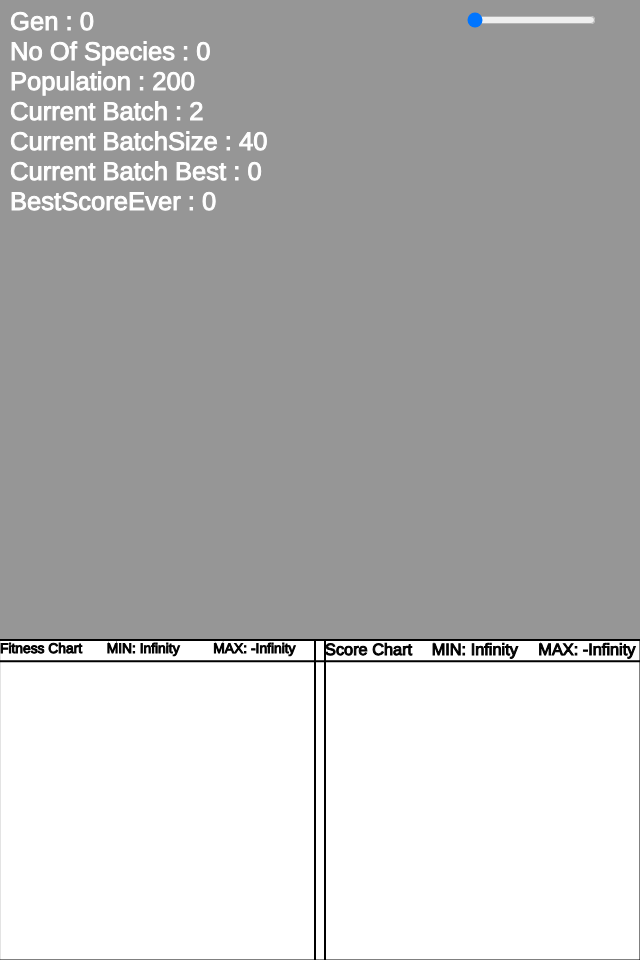
Frame 1 (no input)
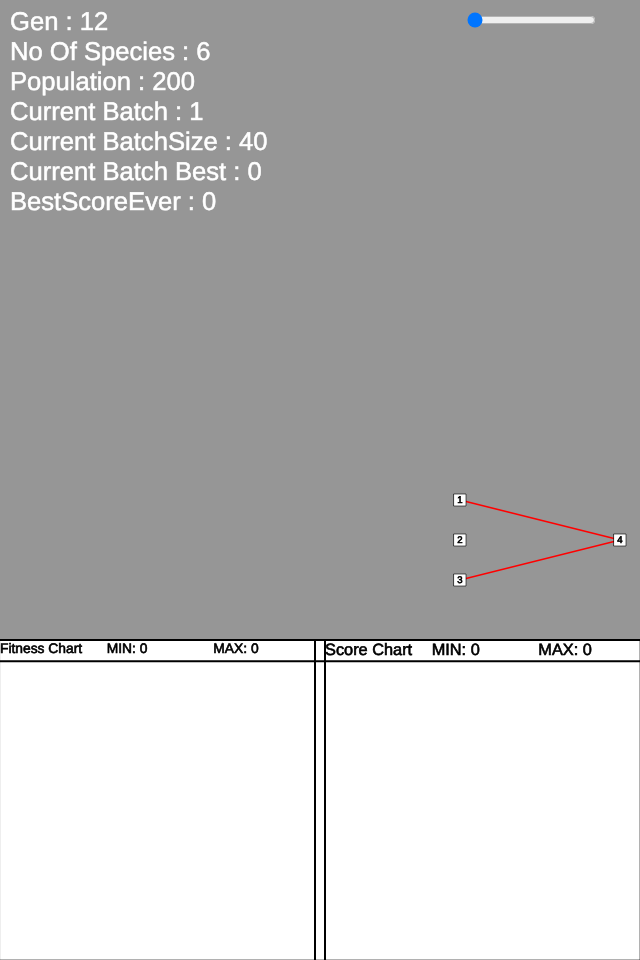
Frame 60 (no input)
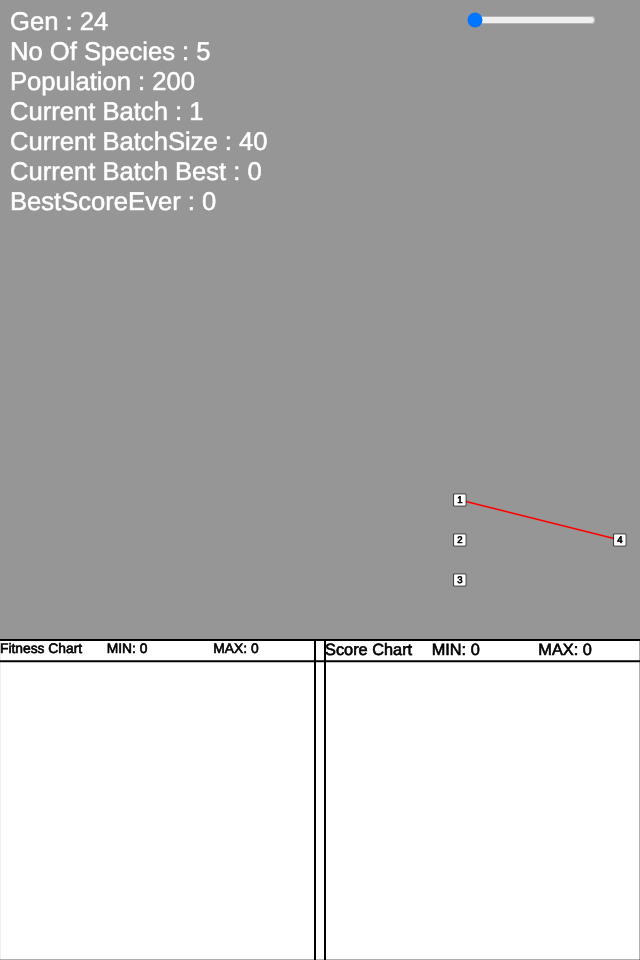
Frame 120 (the mouse pressed at the canvas centre since frame 60)

The p5.js sketch that drew these frames (run headless with seeded random() and noise() and a simulated clock; from frame 60 on, the mouse is pressed at the canvas centre):

// p5.js sketch
// ── sketch.js
let POP
let speed
let Human;
let HumanPlaying = !true
let ShowAll = !false
let NoShow = false

let MaxFitnessReq = 4.999
let DrawHeight
/* let Ground */
let Batch = !false
function setup() {
  createCanvas(640, 960);
  DrawHeight = 2 / 3 * height
  /* Ground = DrawHeight-DrawHeight/15 */
  let maxx = 30000
  speed = createSlider(1,maxx, 1, 1)
  speed.position(width-175,10)
  createButton("Show All Players").mousePressed(() => {
    ShowAll = !ShowAll
  })
  createButton("Hide Everything").mousePressed(() => {
    NoShow = !NoShow
  })
  createButton("Speed 1X").mousePressed(() => {
    speed.value(1)
  })
  createButton("Speed 2X").mousePressed(() => {
    speed.value(2)
  })
  createButton("Speed 10X").mousePressed(() => {
    speed.value(10)
  })
  createButton("Speed 50X").mousePressed(() => {
    speed.value(50)
  })
  createButton("Speed 50% MAX").mousePressed(() => {
    speed.value(floor(0.5*maxx))
  })
  createButton("Speed MAX").mousePressed(() => {
    speed.value(maxx)
  })



  if (!HumanPlaying) {
    POP = new Population(200,Batch);
  } else {
    Human = new Player()
  }
}


function draw() {
  background(150)

  for (let i = 0; i < speed.value(); i++)
    Update()
  if (!NoShow) {
    Render()
  }
  WriteInfo()

  //for stopping if needed

}

function Update() {
  if (!HumanPlaying) {
    if(!Batch){
    if (!POP.done()) {
      POP.update()
    } else {
      POP.naturalSelection()
    }
    if (max(POP.MaxFitnesses) > MaxFitnessReq && MaxFitnessReq != undefined) {
      noLoop()
    }
  }
  else{
    POP.UpdateInBatch()
    if (max(POP.MaxFitnesses) > MaxFitnessReq && MaxFitnessReq != undefined) {
      noLoop()
    }
  }
  } else {
    Human.update()
    if(Human.dead)
    Human = new Player()
  }
}

function Render() {

  if (!HumanPlaying) {
    if(!Batch){
    POP.show(ShowAll)
    POP.showGenome(0, 0, 200, 200)


  }
  else{
    if(ShowAll){
      POP.showBatch()
    }
    else{
      POP.showBestInBatch()
    }
    if(POP.bestPlayer)
    POP.showBatchGenome(width-200, DrawHeight-200, 200, 200)
  }

    push()
    fill(255)

    rect(0, DrawHeight, width, height - DrawHeight)
    FitnessChart()
    pop()

  } else {

    Human.show()
    CoverChart()
  }
}

function CoverChart() {
  push()
  fill(0)
  noStroke()
  rect(0, DrawHeight, width, height - DrawHeight)
  pop()
}

function FitnessChart() {
  let start = [0]
  push()
  textAlign(LEFT, TOP)
  stroke(0)
  fill(0)
  textSize((height - DrawHeight) / 17 - 5)
  text('Fitness Chart', start[0], DrawHeight + 2)
  text('MIN: ' + floor(min(POP.MaxFitnesses)), (width / 2) / 3, DrawHeight + 2)
  text('MAX: ' + floor(max(POP.MaxFitnesses)), 2 * (width / 2) / 3, DrawHeight + 2)

  pop()
  push()

  push()
  stroke(0)
  strokeWeight(2)

  line(0, DrawHeight, width, DrawHeight)
  line(0, DrawHeight + (height - DrawHeight) / 15, width, DrawHeight + (height - DrawHeight) / 15)
  pop()
  strokeWeight(2)
  let dis = (width / 2 - 5) / (POP.MaxFitnesses.length - 1)
  noFill()
  stroke(0, 0, 255)
  strokeWeight(1.5)

  beginShape()
  vertex(start[0], start[1])
  // console.log(max(fitnesses),fitnesses[gen])
  for (let i = 1; i < POP.MaxFitnesses.length; i++) {
    let h = map(POP.MaxFitnesses[i], min(POP.MaxFitnesses), max(POP.MaxFitnesses), 0, 1)
    vertex(start[0] + dis, map(h, 0, 1, height, DrawHeight + (height - DrawHeight) / 15 + 2))
    start = [start[0] + dis, map(h, 0, 1, height, DrawHeight + (height - DrawHeight) / 15 + 2)]
  }
  endShape()
  pop()
  push()
  stroke(0)
  strokeWeight(2)
  line(width / 2 - 5, DrawHeight, width / 2 - 5, height)
  pop()
  ScoreChart()
}

function ScoreChart() {
  let start = [width / 2 + 5]
  push()
  textAlign(LEFT, TOP)
  stroke(0)
  fill(0)
  textSize((height - DrawHeight) / 15 - 5)
  text('Score Chart', start[0], DrawHeight + 2)
  text('MIN: ' + floor(min(POP.MaxScore)), start[0] + (width / 2) / 3, DrawHeight + 2)
  text('MAX: ' + floor(max(POP.MaxScore)), start[0] + 2 * (width / 2) / 3, DrawHeight + 2)

  pop()
  push()
  stroke(0)
  strokeWeight(2)

  line(start[0], DrawHeight, start[0], height)
  pop()
  push()
  strokeWeight(2)
  let dis = (width / 2 - 5) / (POP.MaxScore.length - 1)
  noFill()
  stroke(0, 0, 255)
  strokeWeight(1.5)
  beginShape()
  vertex(start[0], start[1])
  // console.log(max(fitnesses),fitnesses[gen])
  for (let i = 1; i < POP.MaxScore.length; i++) {
    let h = map(POP.MaxScore[i], min(POP.MaxScore), max(POP.MaxScore), 0, 1)
    vertex(start[0] + dis, map(h, 0, 1, height, DrawHeight + (height - DrawHeight) / 15 + 2))
    start = [start[0] + dis, map(h, 0, 1, height, DrawHeight + (height - DrawHeight) / 15 + 2)]
  }
  endShape()
  pop()

}

function WriteInfo() {
  push()
  fill(255)
  stroke(255)
  textSize(width / 25)
  textAlign(LEFT, TOP)
  text("Gen : " + POP.gen, 10, 10)
  text("No Of Species : " + POP.species.length, 10, 40)
  text("Population : " + POP.players.length, 10, 70)
  if(Batch){
    text("Current Batch : " + (POP.BatchNo+1), 10, 100)
    text("Current BatchSize : " + POP.Batch[POP.BatchNo].length, 10, 130)
    text("Current Batch Best : " + POP.GiveBestBatch().score, 10, 160)
    text("BestScoreEver : " + POP.globalBestScore, 10, 190)


  }
  else{
  text("BestScore : " + POP.bestPlayer.score, 10, 100)
  text("BestScoreEver : " + POP.globalBestScore, 10, 130)

}
  pop()
}

// ── Connection.js
class Connection {
  constructor(from, to, no, wei) {
    if (from) {
      this.from = from.No
      this.fromPos = createVector(from.x, from.y)
      this.to = to.No
      this.toPos = createVector(to.x, to.y)
      this.Inno = no
      this.wei = wei || Number(str(random(-1, 1)))
      this.enabled = random([true])
      this.removed = false
    }
  }
  static checkSource(a, b, ths) {
    let connections = []
    for (let i of ths.source.connectionGenes) {
      connections.push(i.Inno, i.from, i.to)
    }
    for (let i = 0; i < connections.length; i += 3) {
      if (a.No == connections[i + 1] && b.No == connections[i + 2]) {
        return [false, i / 3]
      }
    }
    return [true]
  }
  static checkSelf(a, b, ths) {
    let connections = []
    for (let i of ths) {
      connections.push(i.Inno, i.from, i.to)
    }
    for (let i = 0; i < connections.length; i += 3) {
      if (a.No == connections[i + 1] && b.No == connections[i + 2]) {
        return false
      }
    }
    return true
  }
  static checkSourceNo(a, b, ths) {
    let connections = []
    for (let i of ths.source.connectionGenes) {
      connections.push(i.Inno, i.from, i.to)
    }
    for (let i = 0; i < connections.length; i += 3) {
      if (a == connections[i + 1] && b == connections[i + 2]) {
        return i / 3
      }
    }
    return
  }
  static checkSelfNo(a, b, ths) {
    let connections = []
    for (let i of ths) {
      connections.push(i.Inno, i.from, i.to)
    }
    for (let i = 0; i < connections.length; i += 3) {
      if (a == connections[i + 1] && b == connections[i + 2]) {
        return false
      }
    }
    return true
  }
  copy() {
    let tmp = new Connection()
    tmp.from = this.from
    tmp.fromPos = this.fromPos.copy()
    tmp.to = this.to
    tmp.toPos = this.toPos.copy()
    tmp.Inno = this.Inno
    tmp.wei = this.wei
    tmp.enabled = this.enabled
    tmp.removed = this.removed
    return tmp

  }
  skeleton() {
    let tmp = new Connection()
    tmp.from = this.from
    tmp.fromPos = this.fromPos.copy()
    tmp.to = this.to
    tmp.toPos = this.toPos.copy()
    tmp.Inno = this.Inno
    tmp.wei = Number(str(random(-1, 1)))
    tmp.enabled = random([true])
    tmp.removed = false
    return tmp
  }
}

// ── Genome.js
class Genome{
    mut_Con = 0.07
    mut_Node = 0.02
    mut_Wei = 0.8
    constructor(input,output,source,ch){
        this.source = source
        this.input = input
        this.output = output

        this.nodes = []
        this.connections = []
        if (ch)
        this.biasing = false

    }
    InitializeGenome(){
        let nodes = 1
        let Nolist = []
        for (let i of this.source.nodeGenes){
            Nolist.push(i.No)
        }
        while (nodes<=this.input){
            let index = Nolist.indexOf(nodes)
            if (index ==-1){
                this.nodes.push(new Node(nodes,0.1,map((nodes) / (this.input+1), 0, 1, 0.1, 0.9)))
                this.source.nodeGenes.push(this.nodes[this.nodes.length-1].clone())
            }
            else
            this.nodes.push(this.source.nodeGenes[index].clone())
            nodes++
        }
        while (nodes<=this.input+this.output){

            let index = Nolist.indexOf(nodes)
            if (index ==-1){
            this.nodes.push(new Node(nodes,0.9,map((nodes-this.input) / (this.output+1 ), 0, 1, 0.1, 0.9)))
            this.source.nodeGenes.push(this.nodes[this.nodes.length-1].clone())
        }
            else
            this.nodes.push(this.source.nodeGenes[index].clone())
            nodes++
        }
        if(this.biasing)
        this.connectBias()
    }
    connectBias(){
      let Biasnode = this.nodes[this.input-1]
      let outputNodes = []
      for (let i = this.input;i<this.input+this.output;i++){
        outputNodes.push(this.nodes[i])
      }
      let OtherNode = random(outputNodes)
      if (Connection.checkSelf(Biasnode,OtherNode,this.connections))
      {
          let pres = Connection.checkSource(Biasnode,OtherNode,this)
      if (pres.length==2){
          let tmp = this.source.connectionGenes[pres[1]].skeleton()
          this.connections.push(tmp.copy())
      }
      else{
          let tmp = new Connection(Biasnode,OtherNode,this.source.connectionGenes.length+1)
          this.source.connectionGenes.push(tmp.copy())
          this.connections.push(tmp)
      }
  }

    }
    InitializeRand(){

        let no = floor(random(0,2))
        for (let i = 0 ;i<=no;i++){
            this.mutate_addCon()
        }
    }
    static clone(g,n){
        let tmp = n.GiveGenome()
        for(let i = 0 ;i<g.nodes.length;i++){
            tmp.nodes[i] = g.nodes[i].clone()
        }
        for (let i = 0;i<g.connections.length;i++){
            tmp.connections[i]  = g.connections[i].copy()
        }
        return tmp
    }
    clone(){
        let tmp = this.source.GiveGenome()
        for(let i = 0 ;i<this.nodes.length;i++){
            tmp.nodes[i] = this.nodes[i].clone()
        }
        for (let i = 0;i<this.connections.length;i++){
            tmp.connections[i]  = this.connections[i].copy()
        }
        return tmp
    }
    mutate(){
        if (random()<this.mut_Con){
            this.mutate_addCon()
        }
            if (random()<this.mut_Node){
                this.mutate_addNode()
            }
                if (random()<this.mut_Wei){
                    this.mutate_Wei()
                }

    }

    show(x1,y1,w,h){
        let x2 = x1+w
        let y2 = y1+h
        let dia = 8
        push()
        for (let i of this.connections){
            if (i.enabled==true ){
                if (i.wei>0)
                stroke(0,0,255)
                else
                stroke(255,0,0)
                strokeWeight(4*Math.abs(i.wei))
                fill(255)
                textSize(15)
                textAlign(CENTER,TOP)
                // text(i.Inno,(map(i.fromPos.x,0,1,x1,x2)+map(i.toPos.x,0,1,x1,x2))/2,(map(i.fromPos.y,0,1,y1,y2)+map(i.toPos.y,0,1,y1,y2))/2)
                line(map(i.fromPos.x,0,1,x1,x2),map(i.fromPos.y,0,1,y1,y2),map(i.toPos.x,0,1,x1,x2),map(i.toPos.y,0,1,y1,y2))
            }
        }
        pop()
        for (let i of this.nodes){
            let x = map(i.x,0,1,x1,x2)
            let y = map(i.y,0,1,y1,y2)
            stroke(0)
            strokeWeight(dia/13)
            push()
            if(!i.active)
            fill(255)
            else{
              fill(0,255,100)
            }
            rectMode(CENTER)
            rect(x,y,dia*1.5,dia*1.5)
            fill(0)
            textSize(dia*1.2)
            textAlign(CENTER,CENTER)
            text(i.No,x,y)
            pop()
        }
    }
    mutate_addCon(){
        let n1 = random(this.nodes)
        while (n1.x==0.9){
            n1 = random(this.nodes)
        }
        let n2 = random(this.nodes)
        while(n2.x <= n1.x){
            n2 = random(this.nodes)
        }
        if (Connection.checkSelf(n1,n2,this.connections))
        {
            let pres = Connection.checkSource(n1,n2,this)
        if (pres.length==2){
            let tmp = this.source.connectionGenes[pres[1]].skeleton()
            this.connections.push(tmp.copy())
        }
        else{
            let tmp = new Connection(n1,n2,this.source.connectionGenes.length+1)
            this.source.connectionGenes.push(tmp.copy())
            this.connections.push(tmp)
        }
    }
}mutate_addNode(){
    if (this.connections.length>0){
    let con = random(this.connections)

    // console.log(con)
    let x = (con.fromPos.x + con.toPos.x)/2
    let y = (con.fromPos.y + con.toPos.y)/2
    let from = Node.getNode(con.from,this.source.nodeGenes).clone()
    let to = Node.getNode(con.to,this.source.nodeGenes).clone()
if (Node.checkSelf(x,y,this.nodes)){
        let index = Node.checkSource(x,y,this.source.nodeGenes)
        if (index){
            let tmp = this.source.nodeGenes[index].clone()
            this.nodes.push(tmp)
            let pos1 = Connection.checkSourceNo(from.No,tmp.No,this)
            let pos2 = Connection.checkSourceNo(tmp.No,to.No,this)

            if (pos1 == undefined){
            }
            else{

                let temp = this.source.connectionGenes[pos1].skeleton()
                // console.log(temp)
                this.connections.push(temp)
            }

            if(pos2 == undefined){
            }
            else{
                let temp = this.source.connectionGenes[pos2].skeleton()

                temp.enabled = con.enabled
                temp.weight = con.enabled
                con.enabled = false
                // console.log(temp)
                this.connections.push(temp)
            }

        }
        else{
            let Inno = this.source.nodeGenes.length+1
            let tmp = new Node(Inno,x,y)

            if(Connection.checkSelfNo(con.from,tmp.No,this.connections) && Connection.checkSelfNo(con.from,tmp.No,this.connections)){
                this.nodes.push(tmp)
                this.source.nodeGenes.push(tmp.clone())
                //FromEnd
                let pos1 = Connection.checkSourceNo(from.No,tmp.No,this)
                let pos2 = Connection.checkSourceNo(tmp.No,to.No,this)

                if (pos1){
                }
                else{
                    let Inno = this.source.connectionGenes.length+1
                    let temp = new Connection(from,tmp,Inno)
                    // console.log(temp)
                    this.source.connectionGenes.push(temp.skeleton())
                    this.connections.push(temp)
                }

                if(pos2){
                }
                else{
                    let Inno = this.source.connectionGenes.length+1
                    let temp = new Connection(tmp,to,Inno)
                    temp.enabled = con.enabled
                    temp.weight = con.enabled

                    con.enabled = false

                    // console.log(temp)
                    this.source.connectionGenes.push(temp.skeleton())
                    this.connections.push(temp)
                }
            }


        }

}



    // con.removed = true
    // con.enabled = false

}
}
giveConnections(){

    for (let i = 0 ; i <this.nodes.length;i++){
        this.nodes[i].connections = []
       for (let j = 0 ;j<this.connections.length;j++){
            if (this.connections[j].from == this.nodes[i].No && this.connections[j].enabled){
                this.nodes[i].giveConnections(this.connections[j])
            }
        }
    }
}
removeConnections(){
    for (let i = 0 ; i <this.nodes.length;i++){
        this.nodes[i].connections = []}
}
predict(inputs){
    this.sortNodes()
    this.giveConnections()
    for (let i = 0 ; i<this.input;i++){
        this.nodes[i].outs = inputs[i]
    }
    for (let i = 0 ;i<this.nodes.length;i++){
            this.nodes[i].calculate(this.nodes)
        }

        let outs = []
        for (let i = 0 ;i<this.output;i++){
            outs[i] = this.nodes[this.nodes.length-this.output+i].outs
        }
        for (let i = 0 ;i<this.nodes.length;i++){
            this.nodes[i].inputs = 0
        }
    this.removeConnections()
    return outs
}
distance(g2){
    //1,1;2,3;4,3;4,5;6,5;6;7
    let mm = this.connections
    let nn = g2.connections

    mm.sort((a,b)=>{return a.Inno - b.Inno})
    nn.sort((a,b)=>{return a.Inno - b.Inno})
    let m = []
    let n = []
    for (let i = 0 ;i <mm.length;i++){
        m[i] = mm[i].Inno
    }
    for (let i = 0 ;i<nn.length;i++){
        n[i] = nn[i].Inno
    }
    let i = 0
    let j = 0
    let same = 0
    let wei_diff = 0
    let diff = 0
    let step = 0

    while (i<m.length || j<n.length){
        step++
        if (step>1000){
            break
        }


        if (m[i]==n[j]){
            wei_diff += Math.abs(mm[i].wei-nn[j].wei)
            i++
            j++

            same++
        }
        else if (m[i]<n[j]){
            i++
            diff++
        }
        else if (m[i]>n[j]){
            j++
            diff++
        }
        else if(i>=m.length && j<n.length){
            j++
            diff++
        }

        else if(j>=n.length && i<m.length){
            i++
            diff++
        }
    }
    wei_diff = same == 0?1000:wei_diff/same
    let N = max([m.length,n.length])<20?1:max([m.length,n.length])


    return  this.source.excessCoeff * (N == 0?1000:diff/N)+this.source.weightDiffCoeff*wei_diff
}
crossover(g2){

    let mm = this.connections
    let nn = g2.connections
    mm.sort((a,b)=>{return a.Inno - b.Inno})
    nn.sort((a,b)=>{return a.Inno - b.Inno})
    let m = []
    let n = []
    for (let i = 0 ;i <mm.length;i++){
        m[i] = mm[i].Inno
    }
    for (let i = 0 ;i<nn.length;i++){
        n[i] = nn[i].Inno
    }
    let tmpCon  =[ ]
    let tmpNode = []
    for (let i = 0 ;i<this.nodes.length;i++){
        tmpNode[i] = this.nodes[i].clone()
    }
    let NodeNo = []
    for (let i = 0 ; i<tmpNode.length;i++){
        NodeNo[i] = tmpNode[i].No
    }
    for(let i = 0 ;i<g2.nodes.length;i++){
        if (NodeNo.indexOf(g2.nodes[i].No)==-1){
            tmpNode.push(g2.nodes[i].clone())
        }
    }
    let i = 0
    let j = 0
    let same = 0
    let wei_diff = 0
    let diff = 0
    let step = 0

    while (i<m.length || j<n.length){
        step++

        if (step>1000){
            break
        }


        if (m[i]==n[j]){
            wei_diff += Math.abs(mm[i].wei-nn[j].wei)
            let ran = random()
			let enable = true
            if (!mm[i].enabled || !nn[j].enabled)
            if ( ran<0.75){
                    enable = false

                }
            else{
                 enable = true

                }


         if(random()<0.75){
            let tmper = mm[i].copy()
			tmper.enabled = enable
			tmpCon.push(tmper)
        }
        else {
            let tmper = nn[j].copy()
			tmper.enabled = enable
			tmpCon.push(tmper)
        }
            i++
            j++

            same++
        }
        else if (m[i]<n[j]){
            tmpCon.push(mm[i].copy())

            i++

            diff++
        }
        else if (m[i]>n[j]){
            tmpCon.push(nn[j].copy())
            j++
            diff++
        }
        else if(i>=m.length && j<n.length){
            tmpCon.push(nn[j].copy())
            j++
            diff++
        }

        else if(j>=n.length && i<m.length){
            tmpCon.push(mm[i].copy())
            i++
            diff++
        }
    }
    let tmp = this.source.GiveGenome()

    let conTemp = []
       for (let i of tmpCon){
           conTemp.push(i.Inno)
       }
       // console.log('-------')
       // console.log(conTemp.length,tmpCon.length)

       for (let i = 0 ;i<conTemp.length;i++){
           let rep = 0
           for (let j = 0;j<conTemp.length;j++){
               if(conTemp[i]==conTemp[j]){
                   rep++
               }
           }
           if(rep>1){
               conTemp.splice(i,1)
               tmpCon.splice(i,1)
               i--
           }
       }

    for(let i = 0 ;i<tmpNode.length;i++){
        tmp.nodes[i] = tmpNode[i].clone()
    }
    for (let i = 0;i<tmpCon.length;i++){
        tmp.connections[i]  = tmpCon[i].copy()
    }
    return tmp


}
mutate_Wei(){
    for (let i = 0 ;i<this.connections.length;i++){
        if (random()<0.1){
            this.connections[i].wei=Number(str(random(-1,1)))
        }
        else{
            this.connections[i].wei+=Number(str(randomGaussian()/50))
        }
        this.connections[i].wei = constrain(this.connections[i].wei,-1,1)

    }
}
test()
{
        let inputs = []
        for (let i = 0 ;i<this.input;i++){
            inputs[i] = 1
        }
        return this.predict(inputs)
}
sortNodes(){
    this.nodes.sort((a,b)=>{return a.x-b.x})
}
}

// ── Neat.js
class Neat {
  constructor(inp, op) {
    this.i = inp
    this.o = op
    this.nodeGenes = []
    this.connectionGenes = []
    this.excessCoeff = 1;
    this.weightDiffCoeff = 0.5;
    this.compatibilityThreshold = 3;
  }
  GiveGenome(biasing) {
    let tmp = new Genome(this.i, this.o, this,biasing)
    tmp.InitializeGenome()
    tmp.InitializeRand()
    return tmp
  }

}

// ── Node.js
class Node {
  constructor(no, x, y) {
    this.No = no || NaN
    this.x = x
    this.y = y
    this.connections = []
    this.outs = 0
    this.inputs = 0
    this.active = false
  }
  static activateNode(No,list){
    for(let i of list){
      if(i.No == No){
        i.active = true
      }
      else{
        i.active = false
      }
    } 
  }
  static sigmoid(x) {
    return 1 / (1 + Math.exp(-4.9 * x))
  }
  calculate(list) {
    if (this.x > 0.1) {
      this.outs = Node.sigmoid(this.inputs)
    }
    for (let i = 0; i < this.connections.length; i++) {
      Node.getNode(this.connections[i].to, list).inputs += this.connections[i].wei * this.outs
    }
  }
  giveConnections(x) {
    this.connections.push(x)
  }
  clone() {
    let tmp = new Node(this.No, this.x, this.y)
    return tmp
  }
  static checkSelf(x, y, list) {
    for (let i of list) {
      if (x == i.x && y == i.y) {
        return false
      }
    }
    return true
  }
  static checkSource(x, y, th) {
    for (let i of th) {
      if (x == i.x && y == i.y) {
        return th.indexOf(i)
      }
    }
    return
  }
  static getNode(No, list) {
    for (let i of list) {
      if (No === i.No) {
        return i
      }
    }
  }
}

// ── Player.js
class Player {
  constructor(parent,biasing) {
    this.score = 0
    this.fitness = 0
    this.finalFitness = 0
    this.bestScore = 0
    if (parent) {
      this.Data = parent
      this.brain = this.Data.GiveGenome(biasing)
      this.decision = []
      this.vision = []
    } else {
      this.human = true
    }
    this.dead = false
    this.lifeSpan = 0
    this.gen = 0

    ///GameStuff\

  }

  show() {

  }

  softmax(x){
        let tmp = []
        let summ = 0
        for (let i of x){
            summ+=exp(i)
            tmp.push(exp(i))
        }
        for (let i = 0 ;i<tmp.length;i++){
            tmp[i] = tmp[i]/summ
        }
        return tmp
    }
  update() {
    this.dead = true
  }
  think() {
    if (!HumanPlaying) {


    }

  }
  look() {

    if (!HumanPlaying) {

}
      else{

}

  }
  clone() {
    let clone = new Player(this.Data)
    clone.fitness = this.fitness
    clone.brain = this.brain.clone()
    clone.gen = this.gen
    clone.bestScore = this.score
    return clone
  }
  calculateFitness() {
    this.fitness = this.fitness
  }
  crossover(P2) {
    let child = new Player(this.Data)
    child.brain = this.brain.crossover(P2.brain)
    return child
  }

}

// ── Population.js
class Population {
  constructor(size,Batching) {
    this.players = []

    this.pop = size
    this.bestPlayer;
    this.globalBestScore = 0
    this.MaxFitnesses = []
    this.MaxPop = 800
    this.MaxScore = []
    this.inputs = 2 + 1
    this.outputs = 1
    this.neat = new Neat(this.inputs, this.outputs)
    this.bestScore = 0
    this.gen = 0
    this.species = []
    for (let i = 0; i < size; i++) {
      this.players[i] = new Player(this.neat,false)
    }
    if(Batching){

    this.Batch = []
    this.BatchNo = 0
    this.MinimumSize = 40
    this.MaxBatchSize = floor(this.players.length/this.MinimumSize)
    this.DistributeBatch()
  }
    this.next = false
    this.extinctionEvent = false
  }
  showGenome(x, y, w, h) {
    this.bestPlayer.brain.show(x, y, w, h)
  }
  show(show) {
    if (show == true) {
      for (let i = 0; i < this.players.length; i++)
        if (!this.players[i].dead)
          this.players[i].show()
    } else {
      this.bestPlayer.show()
    }

  }
  nextGen() {
    for (let i of this.players) {
      i.dead = true
    }
  }
  update() {
    for (let i = 0; i < this.players.length; i++) {
      if (!this.players[i].dead) {
        this.players[i].look(this.obstacles,this.obsSpeed,this.birds)
        this.players[i].think()
        this.obstacleCheck(this.players[i])
        this.players[i].update()
      }
      if (this.players[i].score > this.globalBestScore) {
        this.globalBestScore = this.players[i].score
      }
    }
    this.selectBest()

  }
  done() {
    for (let i of this.players) {
      if (i.dead != true) {
        return false
      }
    }
    return true
  }
  calculateFitness() {
    for (let i = 0; i < this.players.length; i++) {
      this.players[i].calculateFitness()
    }
  }
  killStale() {
    for (let i = this.species.length - 1; i >= 2; i--) {
      if (this.species[i].staleness >= 15) {
        this.species.splice(i, 1)
      }
    }
  }
  selectBest() {
    let fit = []
    for (let i of this.players) {
      i.calculateFitness()
      fit.push(i.fitness)
    }
    let index = fit.indexOf(max(fit))
    this.bestPlayer = this.players[index]
    this.bestScore = this.bestPlayer.score
  }
  getAvgFitnessSum() {
    var averageSum = 0;
    for (var s of this.species) {
      averageSum += s.averageFitness;
    }
    return averageSum;
  }
  killBad() {
    let as = this.getAvgFitnessSum()
    for (let i = this.species.length - 1; i > 0; i--) {
      if ((this.players.length * this.species[i].AverageFitness / as) < 1) {
        this.species.splice(i, 1)
      }
    }
  }
  cullSpecies() {
    for (let i of this.species) {
      i.cull()
      i.fitnessShare()
      i.setAverage()
    }
  }
  resetWorld(){

  }
  naturalSelection() {
    var previousBest = this.players[0];
    this.resetWorld()
    this.speciate();
    this.calculateFitness();
    this.sortSpecies();


    if (this.extinctionEvent == true) {
      this.massExtinction()
      this.extinctionEvent = false
    }
    this.cullSpecies();

    this.killBad();
    this.killStale();
    this.selectBest();
    this.MaxFitnesses.push(this.bestPlayer.fitness)
    this.MaxScore.push(this.bestPlayer.score)
    // console.log(JSON.str)
    // console.log("generation  " + this.gen +  "  Number of mutations  " + this.neat.connectionGenes.length+"  species:   " + this.species.length + "  <<<<<<<<<<<<<<<<<<<<<<<<<<<<<<<<<<");

    let as = this.getAvgFitnessSum()
    let children = []
    for (var j = 0; j < this.species.length; j++) {
      children.push(this.species[j].champ.clone());
      let NoOfChildren = floor(this.species[j].averageFitness / as * this.players.length) - 1;
      for (let i = 0; i < NoOfChildren; i++) {
        children.push(this.species[j].giveMeBaby())
      }
    }
    if (children.length < this.players.length) {
      children.push(previousBest.clone());
    }
    while (children.length < this.players.length) {
      children.push(this.species[0].giveMeBaby(this.innovationHistory));
    }
    this.players = []
    for (let i of children) {
      if(this.players.length<=this.MaxPop)
      this.players.push(i)
    }

    this.gen += 1
    if(this.MaxBatchSize){
      this.BatchNo = 0
      this.MaxBatchSize = floor(this.players.length/this.MinimumSize)

      this.DistributeBatch()
    }
  }

  massExtinction() {
    for (var i = 5; i < this.species.length; i++) {
      this.species.splice(i, 1);

      i--;
    }
  }
  sortSpecies() {
    for (let i = 0; i < this.species.length; i++) {
      this.species[i].sortSpecies()
    }
    this.species.sort((a, b) => {
      return b.bestFitness - a.bestFitness
    })
  }
  speciate() {
    for (let i of this.species) {
      i.players = []
    }
    for (let i = 0; i < this.players.length; i++) {
      let found = false;
      for (let s of this.species) {

        if (s.Rep.distance(this.players[i].brain) < this.neat.compatibilityThreshold) {
          s.addPlayer(this.players[i])
          found = true
          break
        }
      }
      if (!found) {
        this.species.push(new Species(this.players[i]))
      }
    }
  }
  DistributeBatch(){
    let inSize = floor(this.players.length/this.MaxBatchSize)
    let index = 0
    for(let i = 0;i<this.MaxBatchSize;i++){
      this.Batch[i] = []
      for(let j = 0;j<inSize;j++){
        this.Batch[i].push(this.players[index])
        index++
      }
    }
    for(let i = 0;i<this.players.length%this.MaxBatchSize;i++){
      this.Batch[this.MaxBatchSize-1].push(this.players[index])
      index++
    }

  }
  showBatch(){
    for(let i = 0;i<this.Batch[this.BatchNo].length;i++){
      if(this.Batch[this.BatchNo][i].dead == false)
      this.Batch[this.BatchNo][i].show()
    }

  }
  showBestInBatch(){
    this.GiveBestBatch().show()
  }
  UpdateInBatch(){

    for(let i = 0;i<this.Batch[this.BatchNo].length;i++){
      if(!this.Batch[this.BatchNo][i].dead){
      this.Batch[this.BatchNo][i].look()
      this.Batch[this.BatchNo][i].think()
      this.Batch[this.BatchNo][i].update()
    }

    if (this.Batch[this.BatchNo][i].score > this.globalBestScore) {
      this.globalBestScore = this.Batch[this.BatchNo][i].score
    }
}
this.checkCurrentBatch()

  }
  showBatchGenome(x,y,w,h){

    this.GiveBestBatch().brain.show(x,y,w,h)
  }

  checkCurrentBatch(){
      for (let i of this.Batch[this.BatchNo]) {
        if (i.dead != true) {
          return false
        }
      }
      this.BatchNo++
      this.resetWorld()
      if(this.BatchNo>=this.MaxBatchSize){
        this.naturalSelection()
      }
    }
    GiveBestBatch(){
      let scores = []
      for(let i = 0;i<this.Batch[this.BatchNo].length;i++){
        scores[i] = this.Batch[this.BatchNo][i].score
      }
      let index = scores.indexOf(max(scores))
      return this.Batch[this.BatchNo][index]
    }

}

// ── Species.js
class Species {
  constructor(head) {
    this.players = []
    this.bestFitness = 0
    this.champ;
    this.averageFitness = 0
    this.staleness = 0
    if (head) {
      this.players.push(head)
      this.Rep = head.brain.clone()
      this.bestFitness = head.fitness
      this.champ = head.clone()
    }
  }
  addPlayer(p) {
    this.players.push(p)
  }
  sortSpecies() {
    this.players.sort((a, b) => {
      return b.fitness - a.fitness
    })
    if (this.players.length == 0) {
      this.staleness = 200
      return
    }
    if (this.players[0].fitness > this.bestFitness) {
      this.bestFitness = this.players[0].fitness
      this.rep = this.players[0].brain.clone()
      this.champ = this.players[0].clone()
    } else {
      this.staleness++  
    } 
  }
  giveMeBaby() {
    let baby
    if (random() > 0.75) {
      baby = this.selectPlayer().clone()
    } else {
      let p1 = this.selectPlayer()
      let p2 = this.selectPlayer()
      if (p1.fitness > p2.fitness) {
        baby = p1.crossover(p2)
      } else {
        baby = p2.crossover(p1)
      }
    }
    baby.brain.mutate()
    return baby
  }
  setAverage() {
    let summ = 0;
    for (let i = 0; i < this.players.length; i++) {
      summ += this.players[i].fitness
    }
    this.averageFitness = this.players.length == 0 ? 0 : summ / this.players.length

  }
  selectPlayer() {
    let fitSum = 0
    for (let i of this.players) {
      fitSum += i.fitness
    }
    let rand = random(fitSum)
    let runningSum = 0
    for (let i = 0; i < this.players.length; i++) {
      runningSum += this.players[i].fitness
      if (runningSum > rand) {
        return this.players[i]
      }
    }
    return this.players[0]
  }
  cull() {
    if (this.players.length > 2) {
      for (let i = this.players.length - 1; i >= round(this.players.length / 2); i--) {
        this.players.splice(i, 1)
      }
    }
  }
  fitnessShare() {
    for (let i = 0; i < this.players.length; i++) {
      this.players[i].fitness /= this.players.length
    }
  }
}
